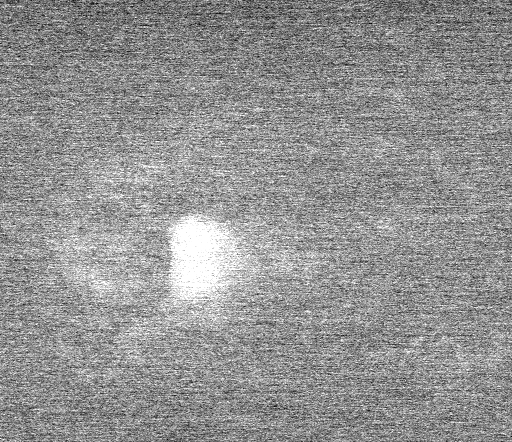
#> input picture img3_0_0.tif, 512 x 442 px
$ python -i scratch8.py   (imports and definitions only)
#> lines starting #> are read from the running program, lines starting #| are printed output that depends on the picture; after the words box and inside, x2 and y2 are one past the last pixel; in counts of white or black regions, pixels touching at a corner belong together
import time
from autoscript_sdb_microscope_client import SdbMicroscopeClient
from autoscript_sdb_microscope_client.enumerations import *
from autoscript_sdb_microscope_client.structures import *

import copy
import cv2 as cv
import numpy as np
import matplotlib.pyplot as plt
from PIL import Image

### Connexion

# Connect to microscope
# [1 line that did not run here, left out]
# [9 lines not run here, left out]

# Connect to positioner
from smaract import connexion_smaract as sm
# [1 line that did not run here, left out]
#> further down, picture is the input picture: shape (442, 512); min 0, max 255, mean 146.4

import numpy.linalg as linalg

def fft_treh_filt(img, threshold=150):
#> called with threshold = 150
    rows, cols = img.shape
#> rows = 442; cols = 512
    nrows = cv.getOptimalDFTSize(rows)
#> nrows = 450
    ncols = cv.getOptimalDFTSize(cols)
#> ncols = 512
    right = ncols - cols
#> right = 0
    bottom = nrows - rows
#> bottom = 8
    nimg = cv.copyMakeBorder(img, 0, bottom, 0, right, cv.BORDER_CONSTANT, value=0)
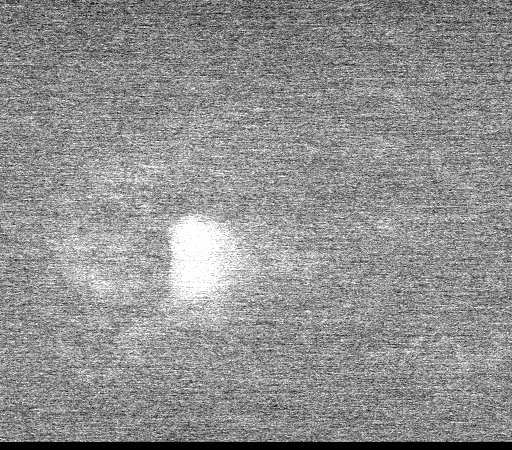
#> nimg: shape (450, 512); min 0, max 255, mean 143.8

    # Compute FFT
    image_fft     = np.fft.fftshift(cv.dft(np.float32(nimg), flags=cv.DFT_COMPLEX_OUTPUT))
    image_fft_mag = 20*np.log(cv.magnitude(image_fft[:,:,0], image_fft[:,:,1]))
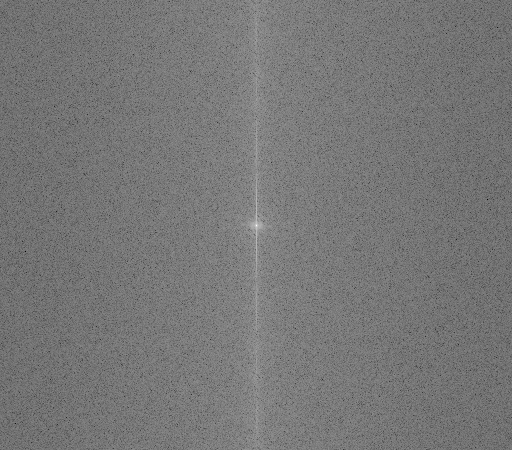
#> image_fft_mag: shape (450, 512) float32; min 43.44, max 346.3, mean 185.2; drawn with min black and max white

    # Threshold images
    image_fft_mag_tresh = cv.threshold(np.uint8(image_fft_mag), threshold, 255, cv.THRESH_BINARY)[1]
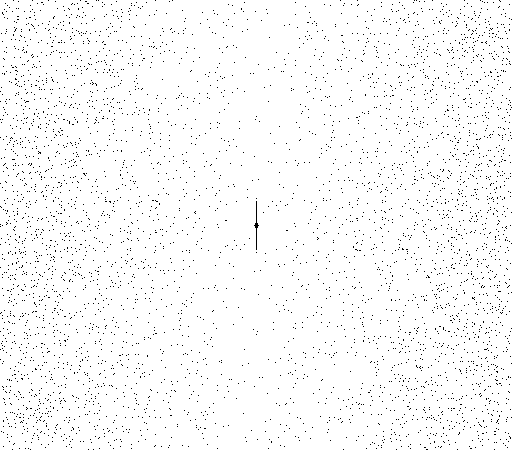
#> image_fft_mag_tresh: shape (450, 512); 97.8% white; black in thin lines or dots

    # Delete isolated pixels
    image_fft_mag_tresh_comp = cv.bitwise_not(image_fft_mag_tresh)
#> image_fft_mag_tresh_comp: shape (450, 512); 2.2% white in thin lines or dots

    kernel1 = np.array([[0, 0, 0,],
                        [0, 1, 0] ,
                        [0, 0, 0]], np.uint8)
    kernel2 = np.array([[1, 1, 1,],
                        [1, 0, 1] ,
                        [1, 1, 1]], np.uint8)

    hitormiss1 = cv.morphologyEx(image_fft_mag_tresh,      cv.MORPH_ERODE, kernel1)
    hitormiss2 = cv.morphologyEx(image_fft_mag_tresh_comp, cv.MORPH_ERODE, kernel2)
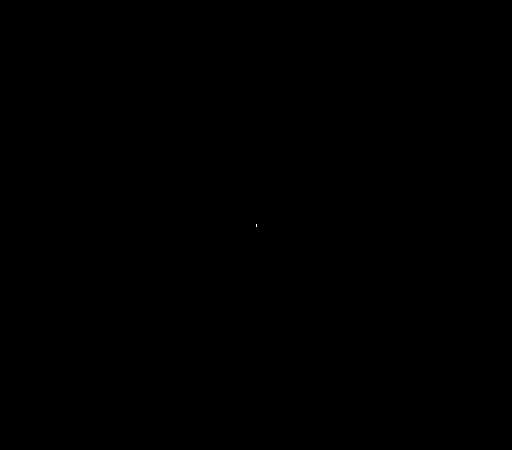
#> hitormiss2: shape (450, 512); 0% white in thin lines or dots, all inside (x1, y1, x2, y2) = (256, 224, 257, 227)
    hitormiss = cv.bitwise_and(hitormiss1, hitormiss2)
#> hitormiss: shape (450, 512); every value is 0
    hitormiss_comp = cv.bitwise_not(hitormiss)
#> hitormiss_comp: shape (450, 512); every value is 255
    image_fft_mag_tresh_filt = cv.bitwise_and(image_fft_mag_tresh, image_fft_mag_tresh, mask=hitormiss_comp)

    return image_fft_mag_tresh_filt

def find_ellipse(img):
    contours, _ = cv.findContours(img, mode=cv.RETR_EXTERNAL, method=cv.CHAIN_APPROX_NONE)
    print(len(contours))
    cv.drawContours(img, contours, -1, (0,255,0), 3)
    cv.waitKey()
    if len(contours) != 0:
        for cont in contours:
            if len(cont) < 5:
                break
            elps = cv.fitEllipse(cont)
            return elps
    return None

def match(image_master, image_template, grid_size = 5, ratio_template_master = 0.9, ratio_master_template_patch = 0, speed_factor = 0):
    ''' Match two images

    Input:
        - image_master: image before the displacement (ndarray).
        - image_template: image after the displacement (nd_array).
        - grid_size: Computation resolution. Higher is more precise but slower (int).
        - ratio_template_master: Ratio of image_template used for computation. Between 0 and 1 (float).
        - ratio_master_template_patch: Ratio for master patch size from template patch. Is computed optimaly by default (float).
        - speed_factor: reduce master patch size for speed optimization. Decrease precision and is not recommended for high displacements (int).

    Output:
        - Displacement vector in pixels (list[float, float]).
        - Correlation coefficient between 0 and 1 (float).

    Exemple:
        res = match(img1, img2)
        print(res)
            -> ([20.0, 20.0], 0.9900954802437584)
    '''
    image_master = np.float32(image_master)
    image_template = np.float32(image_template)

    height_master, width_master = image_master.shape

    height_template, width_template = int(ratio_template_master*height_master), int(ratio_template_master*width_master)

    template_patch_size = (height_template//grid_size,
                            width_template//grid_size)

    displacement_vector = np.array([[0,0]])
    corr_trust = np.array(0)

    for i in range(grid_size):
        for j in range(grid_size):
            template_patch_xA = (height_master - height_template)//2 + (i)*template_patch_size[0]
            template_patch_yA = (width_master  - width_template)//2  + (j)*template_patch_size[1]
            template_patch_xB = (height_master - height_template)//2 + (i+1)*template_patch_size[0]
            template_patch_yB = (width_master  - width_template)//2  + (j+1)*template_patch_size[1]

            template_patch = image_template[int(template_patch_xA):int(template_patch_xB),
                                            int(template_patch_yA):int(template_patch_yB)]

            corr_scores = cv.matchTemplate(image_master, template_patch, cv.TM_CCOEFF_NORMED)

            _, max_val, _, max_loc = cv.minMaxLoc(corr_scores)

            dx = template_patch_xA - max_loc[1]
            dy = template_patch_yA - max_loc[0]

            displacement_vector = np.append(displacement_vector, [[dx, dy]], axis=0)

            corr_trust = np.append(corr_trust, max_val)

    displacement_vector = np.delete(displacement_vector,0,0)
    dx_tot = displacement_vector[:,0]
    dy_tot = displacement_vector[:,1]

    # plt.plot(dx_tot)

    for k in range(2): # Delete incoherent values
        mean_x = np.mean(dx_tot)
        mean_y = np.mean(dy_tot)
        stdev_x = np.std(dx_tot)
        stdev_y = np.std(dy_tot)

        for d in dx_tot:
            if (d < mean_x - stdev_x) or (mean_x + stdev_x < d):
                dx_tot = np.delete(dx_tot, np.where(dx_tot==d))
        for d in dy_tot:
            if (d < mean_y - stdev_y) or (mean_y + stdev_y < d):
                dy_tot = np.delete(dy_tot, np.where(dy_tot==d))

    dx_tot = cv.blur(dx_tot, (1, dx_tot.shape[0]//4))
    dy_tot = cv.blur(dy_tot, (1, dy_tot.shape[0]//4))

    # plt.plot(dx_tot)
    # plt.plot(dy_tot)
    # plt.show()

    return np.mean(dx_tot), np.mean(dy_tot), np.mean(corr_trust)

def tomo_acquisition(microscope, positioner, work_folder='data/tomo/', images_name='image', resolution='1536x1024', bit_depth=16, dwell_time=0.2e-6, tilt_increment=2000000, tilt_end=60000000, drift_correction:bool=False, focus_correction:bool=False) -> int:
    ''' Acquire set of images according to input parameters.

    Input:
        - Microscope parameters "micro_settings":
            - work folder
            - images naming
            - image resolution
            - bit depht
            - dwell time
        - Smaract parameters:
            - tilt increment
            # - tilt to begin from

    Return:
        - success or error code (int).

    Exemple:
        tomo_status = tomo_acquisition(micro_settings, smaract_settings, drift_correction=False)
            -> 0
    '''
    pos = positioner.getpos()
    if None in pos:
        return 1

    if positioner.angle_convert_Smaract2SI(pos[2]) > 0:
        direction = -1
        if tilt_end > 0:
            tilt_end *= -1
    else:
        direction = 1
        if tilt_end < 0:
            tilt_end *= -1

    nb_images = int((abs(pos[2])+abs(tilt_end))/tilt_increment + 1)

    image_width = int(resolution[:resolution.find('x')])
    image_height = int(resolution[-resolution.find('x'):])

    settings = GrabFrameSettings(resolution=resolution, dwell_time=dwell_time, bit_depth=bit_depth)

    anticipation_x = 0
    anticipation_y = 0
    correction_x = 0
    correction_y = 0

    for i in range(nb_images):
        print(i, positioner.angle_convert_Smaract2SI(positioner.getpos()[2]))

        images = microscope.imaging.grab_multiple_frames(settings)

        positioner.setpos_rel([0, 0, direction*tilt_increment])
        ###### Drift correction
        if drift_correction==True and i > 0:
            hfw = microscope.beams.electron_beam.horizontal_field_width.value
            dy_pix, dx_pix, _ = match(images[2].data, images_prev[2].data)
            dx_si = - dx_pix*hfw/image_width
            dy_si = dy_pix*hfw/image_width
            correction_x = - dx_si + correction_x
            correction_y = - dy_si + correction_y
            anticipation_x += correction_x
            anticipation_y += correction_y
            beamshift_x, beamshift_y = microscope.beams.electron_beam.beam_shift.value
            microscope.beams.electron_beam.beam_shift.value = Point(x=beamshift_x + correction_x + anticipation_x,
                                                                    y=beamshift_y + correction_y + anticipation_y)
            beamshift_x, beamshift_y = microscope.beams.electron_beam.beam_shift.value

        if focus_correction == True and i > 0:
            t = time.time()

            fft = fft_treh_filt(images[2].data,      threshold=150)

            # plt.imshow(fft[int(3.75*image_height/8):int(4.25*image_height/8),
            #                 int(3.75*image_width/8):int(4.25*image_width/8)])
            # plt.show()

            elps = find_ellipse(fft[int(3.75*image_height/8):int(4.25*image_height/8),
                                    int(3.75*image_width/8):int(4.25*image_width/8)])

            print('elps', elps)

            print(time.time()-t, 's')

        images_prev = copy.deepcopy(images)

    print('Tomography is a Succes')
    return 0

## noise fait que le blur détection est pas exact. blur reult,
## proportionel et pas limite
## gérer les nan
## zone de l'image à analyser :les tilts font que les bords supérieurs ou inférieurs seront flous
## gérer la correction


# [10 lines not run here, left out]

>>> import cv2
>>> picture = cv2.imread('img3_0_0.tif', cv2.IMREAD_GRAYSCALE)
>>> result = fft_treh_filt(picture)

$ run again, on img3_0_1.tif
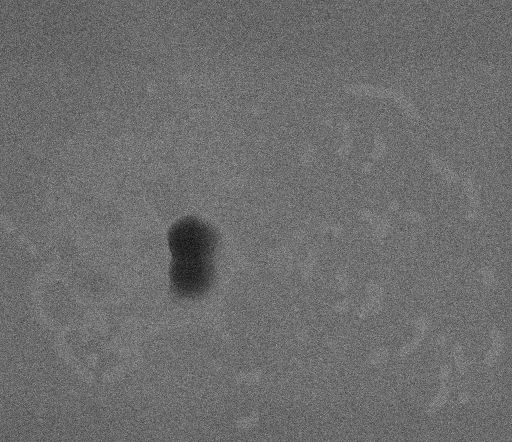
#> input picture img3_0_1.tif, 512 x 442 px
#> picture is the input picture: shape (442, 512); min 11, max 170, mean 109.4
#> in fft_treh_filt, `image_fft_mag = 20*np.log(cv.magnitude(image_fft[:,:,0], image_fft[:,:..`:
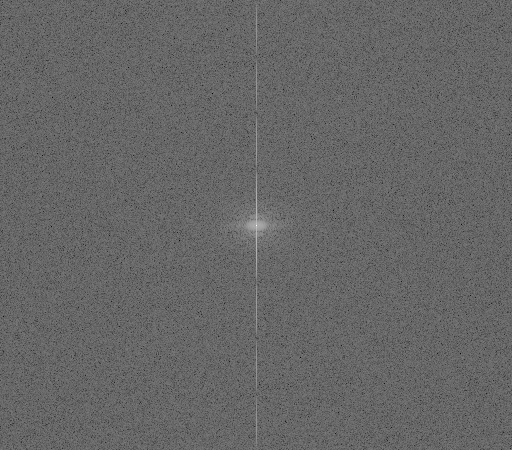
#> image_fft_mag: shape (450, 512) float32; min 51.43, max 340.5, mean 167.7; drawn with min black and max white
#> in fft_treh_filt, `image_fft_mag_tresh = cv.threshold(np.uint8(image_fft_mag), threshold,..`:
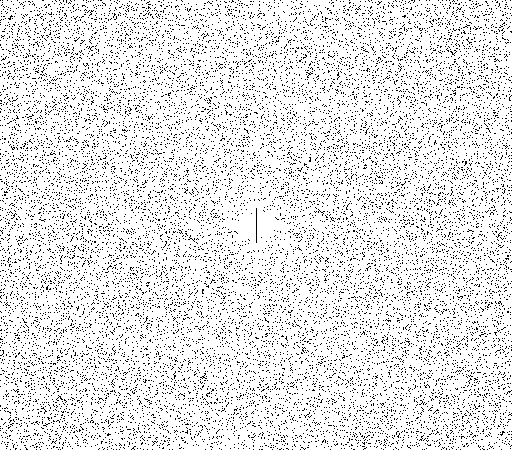
#> image_fft_mag_tresh: shape (450, 512); 89.7% white; black in thin lines or dots
#> image_fft_mag_tresh_comp: shape (450, 512); 10.3% white in thin lines or dots
#> hitormiss2: shape (450, 512); every value is 0
#> hitormiss_comp: shape (450, 512); every value is 255

$ run again, on img3_1_0.tif
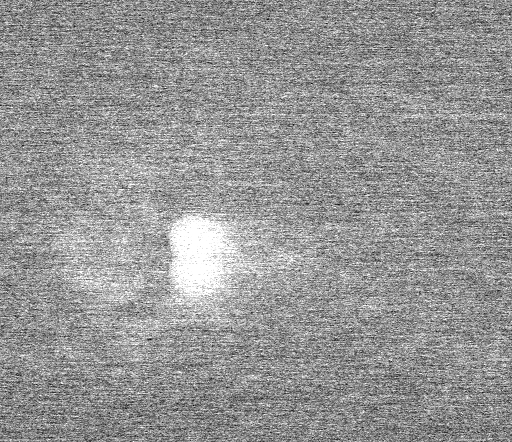
#> input picture img3_1_0.tif, 512 x 442 px
#> picture is the input picture: shape (442, 512); min 0, max 255, mean 149.1
#> in fft_treh_filt, `image_fft_mag = 20*np.log(cv.magnitude(image_fft[:,:,0], image_fft[:,:..`:
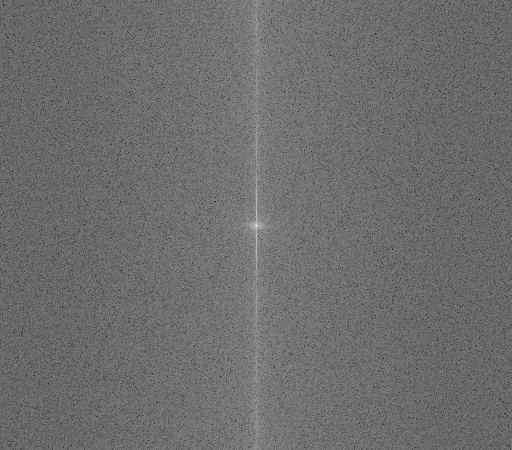
#> image_fft_mag: shape (450, 512) float32; min 62.21, max 346.7, mean 185.3; drawn with min black and max white
#> in fft_treh_filt, `image_fft_mag_tresh = cv.threshold(np.uint8(image_fft_mag), threshold,..`:
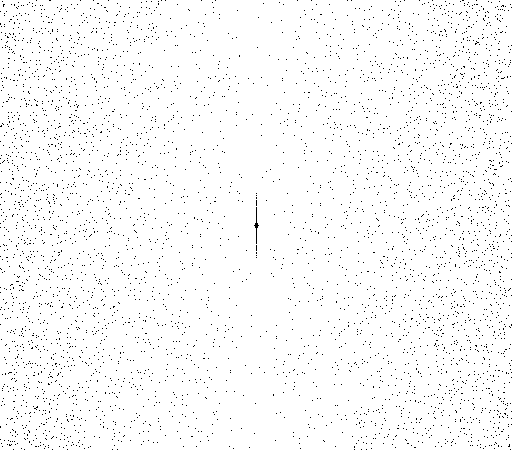
#> image_fft_mag_tresh: shape (450, 512); 97.8% white; black in thin lines or dots
#> image_fft_mag_tresh_comp: shape (450, 512); 2.2% white in thin lines or dots
#> hitormiss2: shape (450, 512); 0% white in thin lines or dots, all inside (x1, y1, x2, y2) = (256, 224, 257, 227)
#> hitormiss: shape (450, 512); every value is 0
#> hitormiss_comp: shape (450, 512); every value is 255
